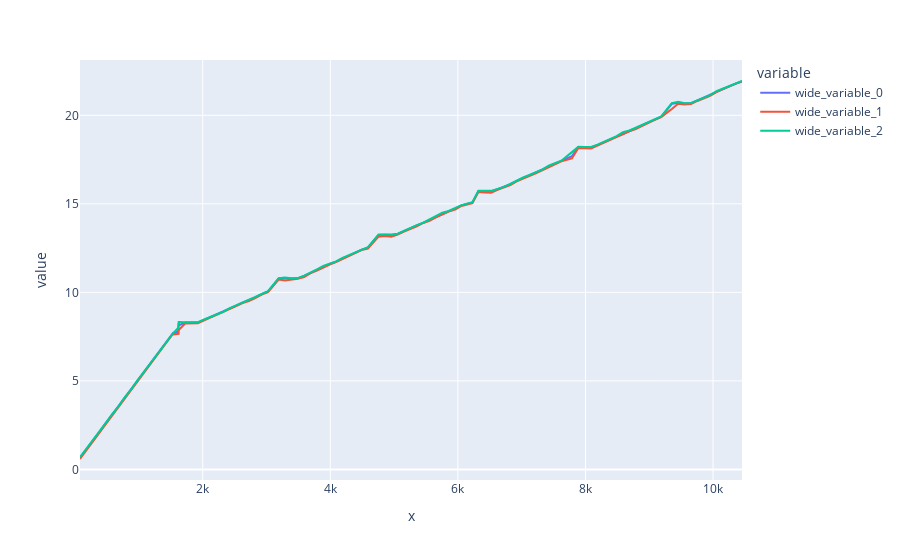

Notebook code for this chart:
### Code cell
fig = px.line(x=lenght, y=[RttAvg, RttMin, RttMax])
fig.show()

### Figure 1 — Plotly figure (JSON) as saved in the notebook; plotly's stock layout.template omitted (floating-point values rounded to 4 significant figures; data arrays with more than 128 entries replaced by an {"elided": "..."} marker saying what was removed)
{"data": [{"hovertemplate": "variable=wide_variable_0<br>x=%{x}<br>value=%{y}<extra></extra>", "legendgroup": "wide_variable_0", "line": {"color": "#636efa", "dash": "solid"}, "marker": {"symbol": "circle"}, "mode": "lines", "name": "wide_variable_0", "orientation": "v", "showlegend": true, "type": "scatter", "x": {"elided": "131 int values"}, "xaxis": "x", "y": {"elided": "131 float values"}, "yaxis": "y"}, {"hovertemplate": "variable=wide_variable_1<br>x=%{x}<br>value=%{y}<extra></extra>", "legendgroup": "wide_variable_1", "line": {"color": "#EF553B", "dash": "solid"}, "marker": {"symbol": "circle"}, "mode": "lines", "name": "wide_variable_1", "orientation": "v", "showlegend": true, "type": "scatter", "x": {"elided": "131 int values"}, "xaxis": "x", "y": {"elided": "131 float values"}, "yaxis": "y"}, {"hovertemplate": "variable=wide_variable_2<br>x=%{x}<br>value=%{y}<extra></extra>", "legendgroup": "wide_variable_2", "line": {"color": "#00cc96", "dash": "solid"}, "marker": {"symbol": "circle"}, "mode": "lines", "name": "wide_variable_2", "orientation": "v", "showlegend": true, "type": "scatter", "x": {"elided": "131 int values"}, "xaxis": "x", "y": {"elided": "131 float values"}, "yaxis": "y"}], "layout": {"legend": {"title": {"text": "variable"}, "tracegroupgap": 0}, "margin": {"t": 60}, "xaxis": {"anchor": "y", "domain": [0, 1], "title": {"text": "x"}}, "yaxis": {"anchor": "x", "domain": [0, 1], "title": {"text": "value"}}}}
